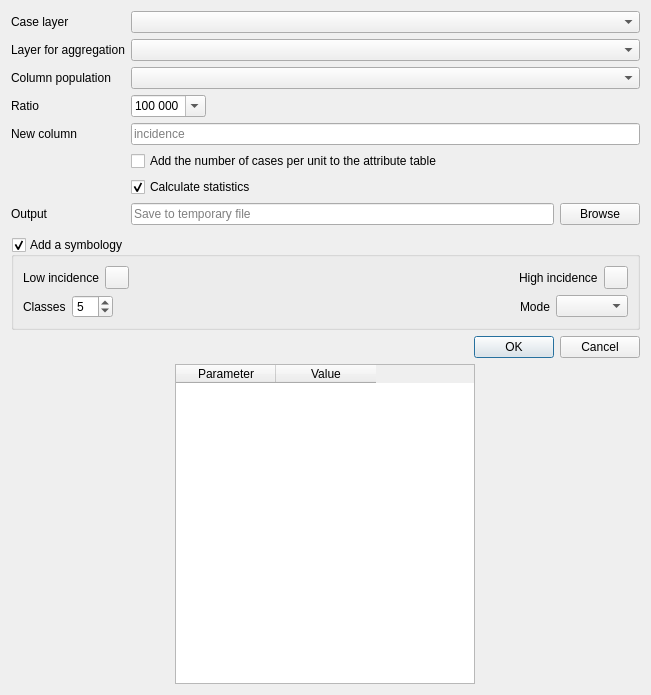
<?xml version="1.0" encoding="UTF-8"?>
<ui version="4.0">
 <class>Incidence</class>
 <widget class="QWidget" name="Incidence">
  <property name="geometry">
   <rect>
    <x>0</x>
    <y>0</y>
    <width>651</width>
    <height>695</height>
   </rect>
  </property>
  <property name="windowTitle">
   <string>Incidence</string>
  </property>
  <layout class="QVBoxLayout" name="verticalLayout">
   <item>
    <layout class="QFormLayout" name="formLayout">
     <property name="fieldGrowthPolicy">
      <enum>QFormLayout::ExpandingFieldsGrow</enum>
     </property>
     <item row="0" column="0">
      <widget class="QLabel" name="label_4">
       <property name="text">
        <string>Case layer</string>
       </property>
      </widget>
     </item>
     <item row="0" column="1">
      <widget class="QComboBox" name="cbx_case_layer">
       <property name="sizePolicy">
        <sizepolicy hsizetype="Expanding" vsizetype="Fixed">
         <horstretch>0</horstretch>
         <verstretch>0</verstretch>
        </sizepolicy>
       </property>
      </widget>
     </item>
     <item row="1" column="0">
      <widget class="QLabel" name="label">
       <property name="text">
        <string>Layer for aggregation</string>
       </property>
      </widget>
     </item>
     <item row="1" column="1">
      <widget class="QComboBox" name="cbx_aggregation_layer">
       <property name="sizePolicy">
        <sizepolicy hsizetype="Expanding" vsizetype="Fixed">
         <horstretch>0</horstretch>
         <verstretch>0</verstretch>
        </sizepolicy>
       </property>
      </widget>
     </item>
     <item row="2" column="0">
      <widget class="QLabel" name="label_7">
       <property name="text">
        <string>Column population</string>
       </property>
      </widget>
     </item>
     <item row="2" column="1">
      <widget class="QComboBox" name="cbx_population_field">
       <property name="sizePolicy">
        <sizepolicy hsizetype="Expanding" vsizetype="Fixed">
         <horstretch>0</horstretch>
         <verstretch>0</verstretch>
        </sizepolicy>
       </property>
      </widget>
     </item>
     <item row="3" column="0">
      <widget class="QLabel" name="label_2">
       <property name="text">
        <string>Ratio</string>
       </property>
      </widget>
     </item>
     <item row="3" column="1">
      <widget class="QComboBox" name="cbx_ratio">
       <property name="editable">
        <bool>true</bool>
       </property>
       <property name="currentIndex">
        <number>4</number>
       </property>
       <item>
        <property name="text">
         <string>10</string>
        </property>
       </item>
       <item>
        <property name="text">
         <string>100</string>
        </property>
       </item>
       <item>
        <property name="text">
         <string>1 000</string>
        </property>
       </item>
       <item>
        <property name="text">
         <string>10 000</string>
        </property>
       </item>
       <item>
        <property name="text">
         <string>100 000</string>
        </property>
       </item>
      </widget>
     </item>
     <item row="4" column="0">
      <widget class="QLabel" name="label_3">
       <property name="text">
        <string>New column</string>
       </property>
      </widget>
     </item>
     <item row="4" column="1">
      <widget class="QLineEdit" name="le_new_column">
       <property name="maxLength">
        <number>10</number>
       </property>
       <property name="placeholderText">
        <string>incidence</string>
       </property>
      </widget>
     </item>
     <item row="5" column="1">
      <widget class="QCheckBox" name="checkBox_addNbIntersections">
       <property name="toolTip">
        <string>Add the number of cases per unit to the attribute table</string>
       </property>
       <property name="text">
        <string>Add the number of cases per unit to the attribute table</string>
       </property>
      </widget>
     </item>
     <item row="6" column="1">
      <widget class="QCheckBox" name="checkBox_incidence_runStats">
       <property name="text">
        <string>Calculate statistics</string>
       </property>
       <property name="checked">
        <bool>true</bool>
       </property>
      </widget>
     </item>
     <item row="7" column="0">
      <widget class="QLabel" name="label_8">
       <property name="text">
        <string>Output</string>
       </property>
      </widget>
     </item>
     <item row="7" column="1">
      <layout class="QHBoxLayout" name="horizontalLayout_6">
       <item>
        <widget class="QLineEdit" name="le_output_filepath">
         <property name="placeholderText">
          <string>Save to temporary file</string>
         </property>
        </widget>
       </item>
       <item>
        <widget class="QPushButton" name="button_browse">
         <property name="text">
          <string>Browse</string>
         </property>
        </widget>
       </item>
      </layout>
     </item>
     <item row="8" column="1">
      <layout class="QHBoxLayout" name="horizontalLayout"/>
     </item>
    </layout>
   </item>
   <item>
    <widget class="QgsCollapsibleGroupBox" name="symbology">
     <property name="title">
      <string>Add a symbology</string>
     </property>
     <property name="checkable">
      <bool>true</bool>
     </property>
     <property name="collapsed">
      <bool>false</bool>
     </property>
     <layout class="QVBoxLayout" name="verticalLayout_3">
      <item>
       <layout class="QHBoxLayout" name="horizontalLayout_3">
        <item>
         <widget class="QLabel" name="label_9">
          <property name="text">
           <string>Low incidence</string>
          </property>
         </widget>
        </item>
        <item>
         <widget class="QgsColorButtonV2" name="color_low_value">
          <property name="color">
           <color>
            <red>255</red>
            <green>246</green>
            <blue>246</blue>
           </color>
          </property>
         </widget>
        </item>
        <item>
         <spacer name="horizontalSpacer">
          <property name="orientation">
           <enum>Qt::Horizontal</enum>
          </property>
          <property name="sizeHint" stdset="0">
           <size>
            <width>40</width>
            <height>20</height>
           </size>
          </property>
         </spacer>
        </item>
        <item>
         <widget class="QLabel" name="label_10">
          <property name="text">
           <string>High incidence</string>
          </property>
         </widget>
        </item>
        <item>
         <widget class="QgsColorButtonV2" name="color_high_value">
          <property name="color">
           <color>
            <red>202</red>
            <green>33</green>
            <blue>36</blue>
           </color>
          </property>
         </widget>
        </item>
       </layout>
      </item>
      <item>
       <layout class="QHBoxLayout" name="horizontalLayout_4">
        <item>
         <widget class="QLabel" name="label_11">
          <property name="text">
           <string>Classes</string>
          </property>
         </widget>
        </item>
        <item>
         <widget class="QSpinBox" name="spinBox_classes">
          <property name="minimum">
           <number>1</number>
          </property>
          <property name="value">
           <number>5</number>
          </property>
         </widget>
        </item>
        <item>
         <spacer name="horizontalSpacer_2">
          <property name="orientation">
           <enum>Qt::Horizontal</enum>
          </property>
          <property name="sizeHint" stdset="0">
           <size>
            <width>40</width>
            <height>20</height>
           </size>
          </property>
         </spacer>
        </item>
        <item>
         <widget class="QLabel" name="label_12">
          <property name="text">
           <string>Mode</string>
          </property>
         </widget>
        </item>
        <item>
         <widget class="QComboBox" name="cbx_mode"/>
        </item>
       </layout>
      </item>
     </layout>
    </widget>
   </item>
   <item>
    <widget class="QDialogButtonBox" name="button_box_ok">
     <property name="orientation">
      <enum>Qt::Horizontal</enum>
     </property>
     <property name="standardButtons">
      <set>QDialogButtonBox::Cancel|QDialogButtonBox::Ok</set>
     </property>
    </widget>
   </item>
   <item>
    <layout class="QHBoxLayout" name="horizontalLayout_2">
     <item>
      <widget class="QTableWidget" name="tableWidget">
       <property name="minimumSize">
        <size>
         <width>200</width>
         <height>0</height>
        </size>
       </property>
       <property name="maximumSize">
        <size>
         <width>300</width>
         <height>16777215</height>
        </size>
       </property>
       <property name="verticalScrollBarPolicy">
        <enum>Qt::ScrollBarAsNeeded</enum>
       </property>
       <property name="horizontalScrollBarPolicy">
        <enum>Qt::ScrollBarAlwaysOff</enum>
       </property>
       <attribute name="verticalHeaderVisible">
        <bool>false</bool>
       </attribute>
       <column>
        <property name="text">
         <string>Parameter</string>
        </property>
       </column>
       <column>
        <property name="text">
         <string>Value</string>
        </property>
       </column>
      </widget>
     </item>
     <item>
      <layout class="QVBoxLayout" name="layout_plot"/>
     </item>
    </layout>
   </item>
  </layout>
 </widget>
 <customwidgets>
  <customwidget>
   <class>QgsCollapsibleGroupBox</class>
   <extends>QGroupBox</extends>
   <header>qgscollapsiblegroupbox.h</header>
   <container>1</container>
  </customwidget>
  <customwidget>
   <class>QgsColorButtonV2</class>
   <extends>QToolButton</extends>
   <header>qgscolorbuttonv2.h</header>
  </customwidget>
 </customwidgets>
 <resources/>
 <connections/>
</ui>
